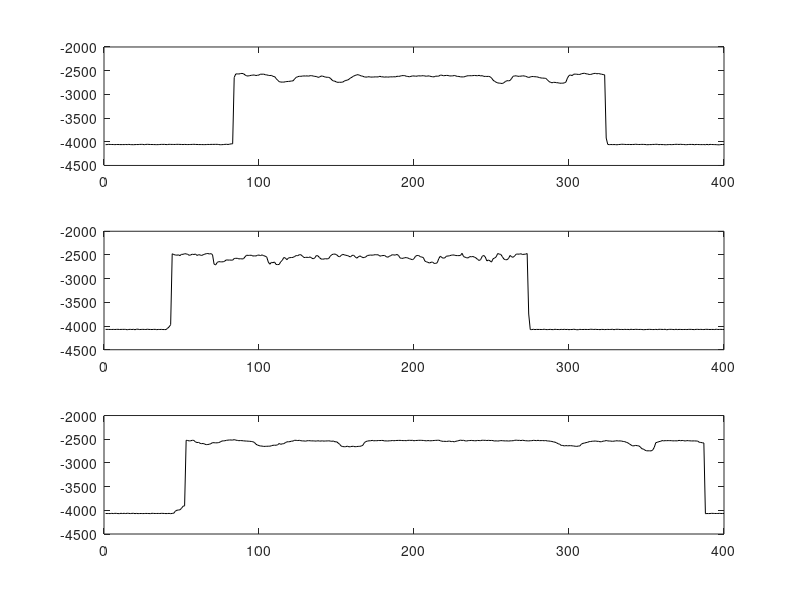

Write MATLAB code to recreate this figure.
Black_Beauty = [4061,4059,4055,4057,4058,4058,4061,4058,4058,4059,4060,4059,4060,4057,4060,4055,4060,4061,4062,4060,4058,4059,4056,4055,4055,4062,4056,4054,4056,4058,4058,4059,4060,4061,4060,4058,4055,4056,4055,4059,4059,4053,4056,4056,4057,4057,4054,4055,4056,4057,4059,4056,4058,4059,4058,4057,4056,4053,4057,4057,4059,4059,4059,4060,4060,4059,4056,4058,4055,4056,4055,4055,4054,4058,4063,4061,4059,4055,4053,4057,4052,4044,4043,2642,2570,2567,2571,2561,2558,2564,2590,2608,2613,2604,2598,2593,2591,2603,2596,2592,2572,2576,2572,2586,2589,2598,2603,2599,2620,2623,2664,2701,2730,2741,2740,2742,2733,2729,2727,2723,2718,2714,2673,2642,2627,2618,2619,2614,2610,2614,2609,2616,2605,2606,2613,2621,2622,2640,2635,2613,2615,2626,2637,2639,2641,2658,2694,2718,2721,2741,2746,2744,2745,2741,2721,2705,2700,2682,2654,2638,2614,2602,2588,2584,2599,2611,2618,2632,2636,2632,2627,2636,2634,2634,2630,2632,2631,2618,2631,2629,2638,2630,2636,2633,2629,2632,2627,2632,2618,2620,2616,2605,2604,2604,2618,2621,2629,2620,2611,2612,2616,2616,2606,2613,2608,2606,2612,2618,2610,2613,2623,2628,2630,2615,2617,2615,2593,2596,2607,2603,2600,2601,2612,2610,2610,2601,2611,2621,2621,2631,2631,2632,2624,2611,2607,2606,2607,2604,2601,2604,2607,2598,2612,2604,2621,2620,2622,2620,2627,2652,2699,2725,2744,2759,2762,2767,2771,2753,2728,2711,2714,2707,2662,2617,2611,2608,2619,2618,2615,2610,2610,2619,2631,2643,2633,2623,2624,2628,2629,2636,2646,2654,2657,2658,2663,2690,2728,2744,2756,2746,2747,2754,2755,2765,2764,2764,2757,2740,2655,2602,2590,2605,2575,2572,2575,2579,2579,2565,2558,2554,2566,2569,2580,2579,2570,2559,2557,2566,2560,2568,2574,2582,2588,3922,4056,4061,4058,4060,4059,4060,4064,4058,4057,4052,4054,4056,4058,4057,4057,4059,4057,4057,4052,4056,4058,4057,4055,4056,4057,4062,4062,4059,4060,4056,4057,4053,4054,4061,4057,4060,4059,4064,4062,4060,4058,4061,4059,4057,4053,4055,4057,4053,4057,4057,4062,4061,4058,4056,4057,4056,4063,4056,4058,4059,4060,4060,4059,4063,4055,4064,4055,4058,4059,4060,4061,4064,4065,4058,4058,4058];
Black_Beauty = Black_Beauty.*-1;

Black_Beauty3_X = [4071,4071,4072,4072,4073,4071,4073,4071,4069,4073,4071,4071,4070,4071,4078,4072,4070,4074,4069,4078,4066,4067,4074,4072,4070,4072,4073,4067,4072,4072,4074,4071,4070,4076,4072,4073,4071,4074,4074,4075,4048,4017,3972,2475,2492,2500,2506,2497,2515,2485,2488,2474,2477,2487,2508,2499,2483,2492,2480,2511,2494,2500,2511,2495,2483,2473,2469,2480,2472,2493,2691,2713,2659,2640,2645,2646,2643,2627,2603,2609,2607,2609,2610,2575,2571,2571,2584,2579,2585,2580,2538,2505,2510,2508,2506,2523,2518,2523,2506,2502,2513,2498,2515,2526,2546,2650,2696,2656,2664,2648,2701,2703,2701,2645,2614,2554,2565,2600,2563,2557,2554,2551,2532,2513,2516,2495,2495,2524,2554,2552,2549,2554,2541,2567,2581,2561,2513,2518,2555,2585,2589,2585,2578,2585,2574,2525,2494,2483,2481,2493,2526,2540,2510,2488,2496,2508,2511,2528,2542,2510,2505,2538,2568,2544,2520,2536,2557,2554,2538,2510,2507,2501,2506,2500,2494,2497,2497,2526,2516,2513,2510,2534,2549,2531,2513,2495,2501,2502,2489,2511,2562,2572,2570,2558,2556,2564,2578,2590,2600,2578,2526,2511,2512,2535,2546,2553,2628,2645,2656,2671,2654,2650,2679,2678,2664,2576,2525,2556,2569,2558,2523,2524,2516,2506,2500,2503,2513,2513,2515,2510,2465,2535,2548,2561,2561,2534,2539,2532,2547,2563,2593,2617,2597,2529,2510,2544,2627,2606,2624,2651,2581,2565,2540,2470,2482,2489,2536,2587,2600,2601,2573,2510,2540,2549,2517,2481,2482,2483,2474,2491,2485,2484,2470,3746,4074,4076,4068,4075,4071,4072,4072,4073,4073,4067,4074,4075,4073,4070,4075,4075,4068,4073,4073,4075,4070,4074,4069,4074,4071,4077,4073,4074,4068,4072,4078,4077,4070,4073,4073,4072,4072,4073,4073,4067,4070,4073,4069,4073,4073,4076,4071,4072,4075,4073,4071,4073,4072,4068,4077,4071,4068,4070,4073,4072,4074,4070,4073,4071,4075,4068,4073,4073,4069,4071,4073,4071,4073,4077,4075,4073,4071,4070,4072,4074,4074,4070,4075,4069,4070,4071,4073,4068,4079,4072,4070,4070,4073,4075,4068,4075,4071,4072,4074,4073,4072,4074,4071,4070,4071,4074,4075,4070,4070,4073,4070,4073,4074,4070,4069,4072,4073,4072,4072,4074,4067,4073,4072,4070,4073,4074];
Black_Beauty3_X = Black_Beauty3_X.*-1;

Black_Beauty_Red = [4067,4068,4068,4069,4064,4069,4064,4065,4069,4070,4063,4068,4063,4069,4062,4065,4069,4065,4063,4070,4065,4070,4068,4067,4069,4068,4066,4067,4068,4070,4062,4066,4067,4067,4066,4068,4064,4065,4067,4069,4068,4065,4071,4065,4062,4019,3999,3994,3989,3958,3914,3906,2522,2527,2536,2533,2521,2526,2557,2570,2566,2587,2594,2589,2604,2615,2611,2606,2593,2572,2574,2576,2576,2571,2558,2538,2535,2532,2523,2519,2516,2516,2519,2508,2520,2524,2531,2528,2530,2534,2537,2539,2541,2544,2547,2553,2567,2604,2623,2634,2644,2644,2652,2650,2649,2647,2647,2638,2628,2626,2627,2619,2590,2608,2597,2594,2572,2555,2554,2551,2540,2539,2522,2524,2528,2523,2531,2536,2535,2542,2532,2531,2532,2536,2534,2538,2539,2532,2539,2538,2534,2541,2536,2537,2533,2539,2544,2537,2556,2552,2578,2606,2643,2655,2658,2658,2646,2660,2658,2650,2650,2659,2655,2651,2650,2643,2628,2572,2548,2539,2533,2533,2524,2534,2530,2532,2527,2528,2526,2526,2537,2534,2538,2533,2533,2527,2532,2528,2526,2525,2524,2527,2529,2528,2531,2524,2523,2525,2523,2533,2527,2526,2523,2523,2524,2526,2530,2534,2528,2532,2533,2529,2527,2524,2523,2520,2533,2542,2545,2544,2547,2542,2539,2551,2545,2556,2543,2537,2528,2519,2526,2522,2535,2537,2529,2528,2525,2529,2531,2533,2526,2528,2530,2520,2524,2523,2528,2523,2527,2526,2529,2539,2533,2539,2534,2529,2531,2534,2536,2534,2539,2534,2533,2531,2523,2520,2525,2523,2529,2521,2527,2532,2533,2536,2531,2531,2523,2526,2530,2523,2530,2529,2528,2532,2528,2537,2537,2543,2547,2557,2562,2577,2595,2605,2631,2631,2642,2634,2639,2637,2636,2639,2643,2648,2651,2644,2642,2603,2587,2581,2571,2565,2551,2548,2542,2541,2537,2544,2544,2554,2552,2540,2538,2527,2536,2537,2540,2544,2540,2536,2532,2538,2534,2540,2547,2551,2566,2577,2600,2621,2641,2638,2631,2636,2640,2663,2701,2708,2731,2744,2745,2744,2747,2728,2672,2572,2565,2550,2547,2528,2535,2530,2531,2529,2530,2530,2535,2533,2534,2534,2524,2532,2526,2530,2538,2529,2531,2534,2536,2536,2535,2538,2538,2564,2568,2574,2580,4071,4068,4069,4068,4064,4065,4067,4067,4067,4064,4067,4067,4066];
Black_Beauty_Red = Black_Beauty_Red.*-1;

a = 3;
subplot(a,1,1);
plot(Black_Beauty, 'black');
hold on;
subplot(a,1,2);
plot(Black_Beauty3_X, 'black');
subplot(a,1,3);
plot(Black_Beauty_Red, 'black');
